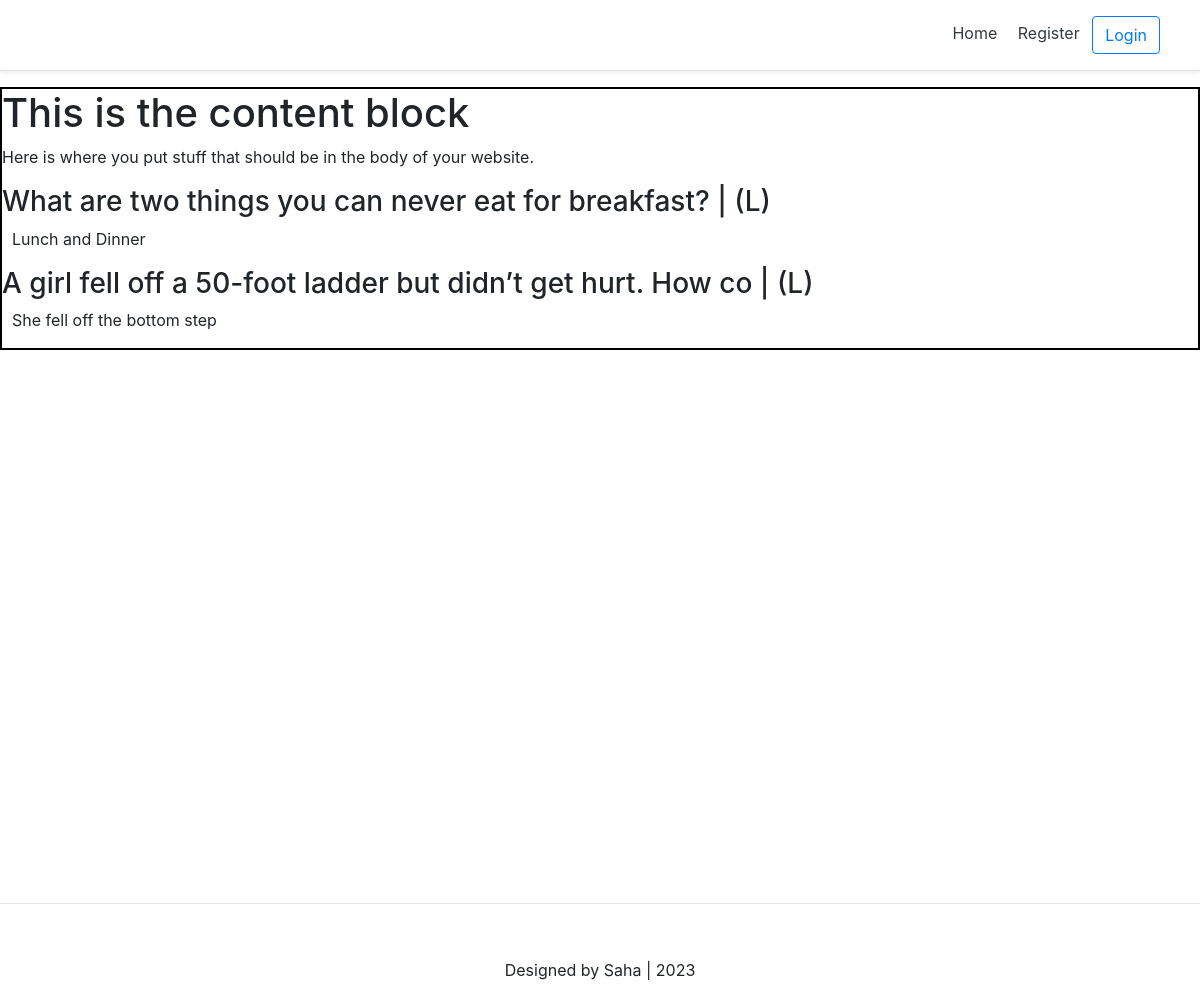
The page /question/ on the database its author committed.
### question/models.py (models this page shows, shortened)
class Question(models.Model):
    title                   = models.CharField(max_length=60)
    question                = models.TextField(max_length=400)
    priority                = models.CharField(max_length=1, choices=PRIORITY)
    class Meta:
        verbose_name = "The Question"
        verbose_name_plural = "Peoples Questions"

### question/views.py (the view)
# urls.py: path('question/', question_view),
def question_view(request):
    context = {}
    questions = Question.objects.all()
    context['questions'] = questions
    return render(request, "question/home.html", context)

### question/templates/question/home.html
{% extends 'base.html' %}
{% block content %}
<div style="border: 2px solid #000;">
    <h1>This is the content block</h1>
    <p>Here is where you put stuff that should be in the body of your website.</p>
    {% for question in questions %}
        {% include 'question/snippest/body_snippest.html' with value=question %}
    {% endfor %}
</div>
{% endblock content %}

### question/templates/question/snippest/body_snippest.html
<h3>{{value.title}} | ({{value.priority}})</h3>
<p style="margin-left: 10px;">{{value.question}}</p>

### templates/snippest/header.html (style rules this page uses)
@media (min-width: 768px) { html { font-size: 16px; } }

### rows shown on the page
Question: title "What are two things you can never eat for breakfast?", priority "L", question "Lunch and Dinner"
Question: title "A girl fell off a 50-foot ladder but didn’t get hurt. How co", priority "L", question "She fell off the bottom step"
